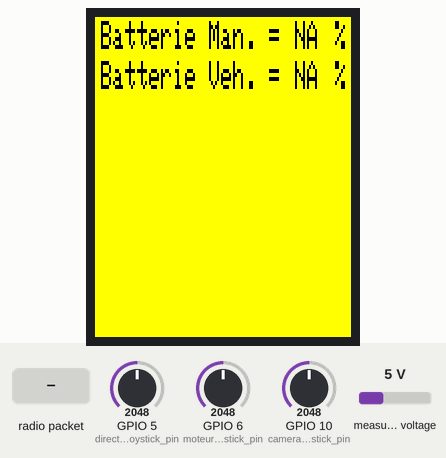
Simulated run of this program. Board: ESP32-S2. Parts: 128×160 colour display. The test bench sets the inputs (shaded band); at power-on: GPIO 5 (direction_joystick_pin) = 2048, GPIO 6 (moteur_joystick_pin) = 2048, GPIO 10 (camera_joystick_pin) = 2048, measured voltage 5 V. No radio packets arrive unless stated; what the program prints to the serial monitor is not drawn.

Above: at 1.3 s.
1.4 s: radio packet "1" arrives
At 2.5 s:
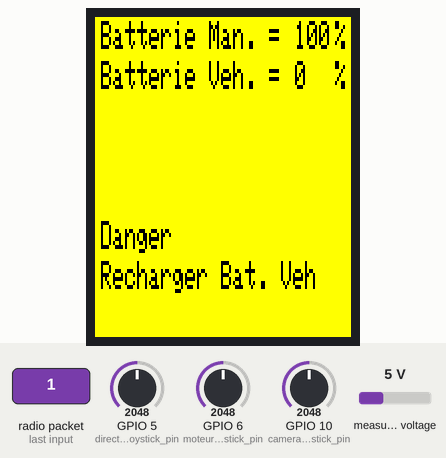
Timing chart, 0 to 4.4 s (numbered marks = the images above; inputs shaded):
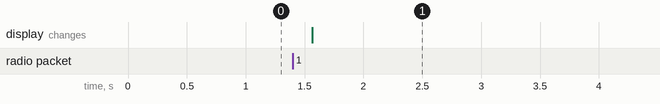

Measured:
- after the input at 1.4 s, the display: changes after 0.16 s (image 1)

The program:

main.cpp
```cpp
#include <Arduino.h>
#include <SPI.h>
#include <Wire.h>
#include "printf.h"
#include "RF24.h"
#include <Wire.h>
#include <Adafruit_INA219.h>
#include <Adafruit_GFX.h>
#include <Adafruit_ST7735.h>

#define CE_PIN 34
#define CSN_PIN 21 // 21*****************************
#define IRQ_PIN 16
#define moteur_joystick_pin 6
#define direction_joystick_pin 5 // 5*****************************
#define camera_joystick_pin 10   // 10*****************************

float dutycylce_moteur = 0.0;
float dutycylce_direction = 0.0;
float dutycylce_camera = 0.0;

float new_data[5]; // 6 donnees, 3 ID, 3 dutycycle.
uint8_t i = 0;

RF24 radio(CE_PIN, CSN_PIN);
Adafruit_INA219 ina219;
Adafruit_ST7735 tft = Adafruit_ST7735(11, 7, 35, 36, 12); // TFT_CS, TFT_DC, TFT_MOSI, TFT_SCLK, TFT_RST

// variable pour le INA219
float busvoltage = 0;
int etat_batterie_manette = 0;
int etat_batterie_manette_previous = 0;
//-----------------------------------------------------------------------

// vairable pour le NRF24L01
union payload
{
  float number[8];
  uint8_t *data[32];
};
payload myPayload;

uint8_t address[][6] = {"00001", "00002"};

float lecture_Joystick_moteur = 0.0;
float lecture_Joystick_direction = 0.0;
float lecture_Joystick_camera = 0.0;
int etat_batterie_vehicule = 0;
int etat_batterie_vehicule_previous = 0;
float voltage_batterie_vehicule = 0.0;
uint8_t bytes = 4;
bool report = true;
float data_receive = 0.0;
int current_time = 0;
int previous_time = 0;
bool premier_init_done = false;
//-----------------------------------------------------------------------

// variable pour l'ecran

// color definitions
const uint16_t Color_Black = 0x0000;
const uint16_t Color_Yellow = 0xFFE0;

//-----------------------------------------------------------------------

void check_send_status(bool status, float data)
{

  if (status == 1)
  { // ce IF peut etre enlever
    Serial.println(F("Sent"));
    Serial.println(data);
  }
  else
  {
    Serial.println(F("Failed")); // payload was not delivered
  }
}

void clean_screen_data_posX_100(int postionY)
{

  tft.setTextColor(Color_Yellow);
  tft.setCursor(100, postionY);
  tft.print("888");
  tft.setCursor(100, postionY);
  tft.print("WWW");
  tft.setCursor(100, postionY);
  tft.print("ttt");
  tft.setCursor(100, postionY);
  tft.print("ggg");
  tft.setCursor(100, postionY);
  tft.print("BBB");
  tft.setCursor(100, postionY);
  tft.print("www");
  tft.setCursor(100, postionY);
  tft.print("kkk");
  tft.setCursor(100, postionY);
  tft.print("sss");
  tft.setCursor(100, postionY);
  tft.print("MMM");
  tft.setTextColor(Color_Black);
}

void clean_screen_data_posX_105(int position_y)
{

  tft.setTextColor(Color_Yellow);
  tft.setCursor(105, position_y);
  tft.print("888");
  tft.setCursor(105, position_y);
  tft.print("WWW");
  tft.setCursor(105, position_y);
  tft.print("ttt");
  tft.setCursor(105, position_y);
  tft.print("ggg");
  tft.setCursor(105, position_y);
  tft.print("BBB");
  tft.setCursor(105, position_y);
  tft.print("www");
  tft.setCursor(105, position_y);
  tft.print("kkk");
  tft.setCursor(105, position_y);
  tft.print("sss");
  tft.setCursor(105, position_y);
  tft.print("MMM");
  tft.setTextColor(Color_Black);
}

void data_ecran()
{

  clean_screen_data_posX_100(2);
  tft.setCursor(100, 2);
  tft.print(etat_batterie_manette);
  tft.setCursor(120, 2);
  tft.print("%");

  // afficher etat de la batterie vehicule
  clean_screen_data_posX_100(22);
  tft.setCursor(100, 22);
  tft.print(etat_batterie_vehicule);
  tft.setCursor(120, 22);
  tft.print("%");

  if (etat_batterie_manette <= 5)
  {

    tft.setCursor(3, 62);
    tft.print("Danger");
    tft.setCursor(3, 82);
    tft.print("Recharger Bat. Man");
  }
  else
  {
    tft.fillRect(3, 62, 120, 40, Color_Yellow);
  }

  if (etat_batterie_vehicule <= 5)
  {

    tft.setCursor(3, 102);
    tft.print("Danger");
    tft.setCursor(3, 122);
    tft.print("Recharger Bat. Veh");
  }
  else
  {
    tft.fillRect(3, 102, 120, 40, Color_Yellow);
  }
}

void demarrage_ecran()
{

  if (premier_init_done == false)
  {
    tft.initR(INITR_BLACKTAB);
    tft.enableDisplay(true);
    tft.setFont();
    tft.fillScreen(Color_Yellow);
    tft.setTextColor(Color_Black);
    tft.setTextSize(1, 2);

    tft.setCursor(3, 2);
    tft.print("Batterie Man. = ");
    tft.setCursor(100, 2);
    tft.print("NA");
    tft.setCursor(120, 2);
    tft.print("%");

    tft.setCursor(3, 22);
    tft.print("Batterie Veh. = ");
    tft.setCursor(100, 22);
    tft.print("NA");
    tft.setCursor(120, 22);
    tft.print("%");

    premier_init_done = true;
  }
  else
  {
    tft.initR(INITR_BLACKTAB);
  }
}

float Receiver()
{

  radio.read(&myPayload, bytes);
  data_receive = myPayload.number[0];
  return data_receive;
}

void Transmiter(float data_to_send)
{

  report = radio.write(&data_to_send, sizeof(float));
  check_send_status(report, data_to_send);
}

void setup()
{
  Serial.begin(9600);
  Wire.begin();

  if (!ina219.begin())
  {
    Serial.println("Failed to find INA219 chip");
    /* while (1)
     {
       delay(10);
     }*/
  }

  SPI.begin();
  if (!radio.begin())
  {
    Serial.println(F("radio hardware is not responding!!"));
    while (1)
    {
    } // hold in infinite loop
  }

  Serial.println("The radio is responding.");
  radio.printDetails();
  radio.setAddressWidth(3);
  radio.setChannel(10);
  radio.setDataRate(RF24_250KBPS);
  radio.enableAckPayload();
  radio.enableDynamicPayloads();
  radio.setCRCLength(RF24_CRC_8);
  radio.setPALevel(RF24_PA_MAX); // si la modification ne fonctionne pas, remettre >>> radio.setPALevel(RF24_PA_MIN);

  radio.openWritingPipe(address[0]);
  radio.openReadingPipe(1, address[1]);

  radio.setAutoAck(true); // a mettre a la toute fin du set up

  radio.stopListening();
  SPI.end();

  ina219.setCalibration_16V_400mA();

  SPI.begin();
  demarrage_ecran();
  SPI.end();

  SPI.begin();
}

void loop()
{
  current_time = millis();

  if ((current_time - previous_time) > 400)
  {

    radio.stopListening();

    lecture_Joystick_moteur = analogRead(moteur_joystick_pin);
    Serial.println("lecture_Joystick_moteur");
    Serial.println(lecture_Joystick_moteur);
    if ((lecture_Joystick_moteur >= 4200) || (lecture_Joystick_moteur <= 3900))
    { // Servo 20K

      dutycylce_moteur = (-25.0 / 4095) * lecture_Joystick_moteur + 60; // equation servo 20Kg
      if (dutycylce_moteur > 46)
      { // 60
        dutycylce_moteur = 46.0;
      }
      if (dutycylce_moteur < 29)
      { // 10
        dutycylce_moteur = 29.0;
      }
    }
    else
    {
      dutycylce_moteur = 35.0; // valeur milieu servo 20Kg
    }
    new_data[0] = 9500.0;
    new_data[1] = dutycylce_moteur;
    Serial.println(new_data[1]);

    lecture_Joystick_direction = analogRead(direction_joystick_pin); //------------------------------------
    // Serial.println(lecture_Joystick_direction);

    if ((lecture_Joystick_direction >= 4200) || (lecture_Joystick_direction <= 3900))
    { // Servo direction
      if (lecture_Joystick_direction >= 4200)
      { // tourner a droite

        dutycylce_direction = (-20.0 / 4095) * lecture_Joystick_direction + 50; // equation servo cam et dir
        if (dutycylce_direction < 25.0)
        {
          dutycylce_direction = 25.0;
        }
      }
      else if (lecture_Joystick_direction <= 3900)
      { // tourner a gauche

        dutycylce_direction = (-25.0 / 4096) * lecture_Joystick_direction + 55; // equation servo cam et dir
        if (dutycylce_direction > 38.0)
        {
          dutycylce_direction = 38.0;
        }
      }
    }
    else
    {
      dutycylce_direction = 30.0; // 30.0
    }
    new_data[2] = 9400.0;
    new_data[3] = dutycylce_direction;

    lecture_Joystick_camera = analogRead(camera_joystick_pin); //-------------------------------------
    // Serial.println("lecture_Joystick camera");

    if ((lecture_Joystick_camera >= 4200) || (lecture_Joystick_camera <= 3900))
    { // Servo direction
      if (lecture_Joystick_camera >= 4200)
      { // tourner a droite

        dutycylce_camera = (-20.0 / 4095) * lecture_Joystick_camera + 50; // equation servo cam et dir
        if (dutycylce_camera < 10.0)
        {
          dutycylce_camera = 10.0;
        }
      }
      else if (lecture_Joystick_camera <= 3900)
      { // tourner a gauche

        dutycylce_camera = (-25.0 / 4096) * lecture_Joystick_camera + 55; // equation servo cam et dir
      }
    }
    else
    {
      dutycylce_camera = 30.0;
    }
    new_data[4] = 9300.0;
    new_data[5] = dutycylce_camera;
    // Serial.println("Camera");

    for (i = 0; i < 6; i++)
    {

      Transmiter(new_data[i]);
      Serial.print("i = ");
      Serial.println(i);
      Serial.println(new_data[i]);
    }
    radio.startListening();
    i = 0;
    previous_time = current_time;
  }

  if (radio.available())
  {

    // le reste du temps la manette attend des donnees Receiver
    voltage_batterie_vehicule = Receiver();
    SPI.end();

    // Calculer l'etat de decharge de la batterie
    busvoltage = ina219.getBusVoltage_V();

    etat_batterie_manette = ((busvoltage - 3.4) / 0.8) * 100;
    if (etat_batterie_manette < 0)
    {
      etat_batterie_manette = 0;
    }
    else if (etat_batterie_manette > 100)
    {
      etat_batterie_manette = 100;
    }

    etat_batterie_vehicule = ((voltage_batterie_vehicule - 7.5) / 0.9) * 100;

    if (etat_batterie_vehicule < 0)
    {
      etat_batterie_vehicule = 0;
    }
    else if (etat_batterie_vehicule > 100)
    {
      etat_batterie_vehicule = 100;
    }

    if ((etat_batterie_manette != etat_batterie_manette_previous) || (etat_batterie_vehicule != etat_batterie_vehicule_previous))
    {

      etat_batterie_manette_previous = etat_batterie_manette;
      etat_batterie_vehicule_previous = etat_batterie_vehicule;

      SPI.begin();
      demarrage_ecran();
      data_ecran();
      SPI.end();
    }

    SPI.begin();
  }
}
```
